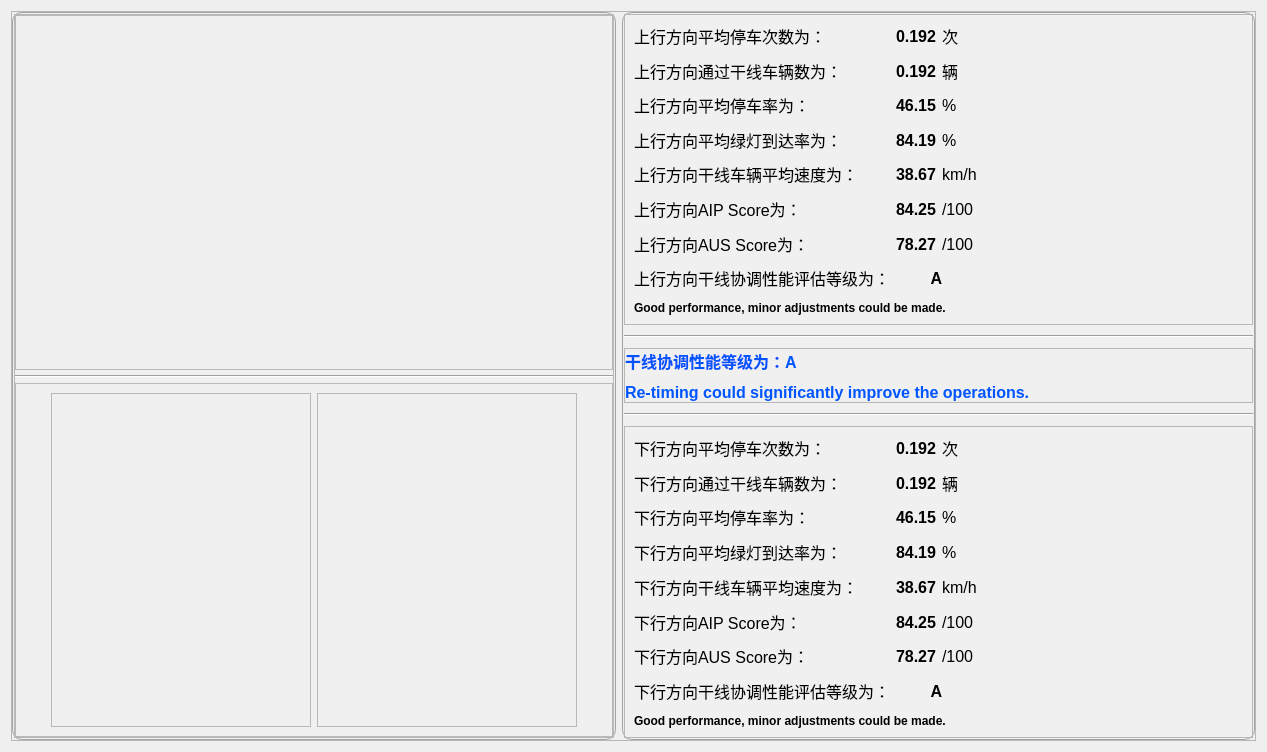
<?xml version="1.0" encoding="UTF-8"?>
<ui version="4.0">
 <class>Form</class>
 <widget class="QWidget" name="Form">
  <property name="geometry">
   <rect>
    <x>0</x>
    <y>0</y>
    <width>1264</width>
    <height>748</height>
   </rect>
  </property>
  <property name="windowTitle">
   <string>Form</string>
  </property>
  <property name="windowIcon">
   <iconset>
    <normaloff>../icon_main/result.png</normaloff>../icon_main/result.png</iconset>
  </property>
  <layout class="QVBoxLayout" name="verticalLayout_3">
   <item>
    <widget class="QFrame" name="frame">
     <property name="sizePolicy">
      <sizepolicy hsizetype="Expanding" vsizetype="Expanding">
       <horstretch>0</horstretch>
       <verstretch>0</verstretch>
      </sizepolicy>
     </property>
     <property name="minimumSize">
      <size>
       <width>1245</width>
       <height>730</height>
      </size>
     </property>
     <property name="maximumSize">
      <size>
       <width>16777215</width>
       <height>16777215</height>
      </size>
     </property>
     <property name="styleSheet">
      <string notr="true"/>
     </property>
     <property name="frameShape">
      <enum>QFrame::StyledPanel</enum>
     </property>
     <property name="frameShadow">
      <enum>QFrame::Raised</enum>
     </property>
     <layout class="QHBoxLayout" name="horizontalLayout">
      <property name="leftMargin">
       <number>0</number>
      </property>
      <property name="topMargin">
       <number>0</number>
      </property>
      <property name="rightMargin">
       <number>0</number>
      </property>
      <property name="bottomMargin">
       <number>0</number>
      </property>
      <item>
       <widget class="QFrame" name="frame_2">
        <property name="minimumSize">
         <size>
          <width>0</width>
          <height>0</height>
         </size>
        </property>
        <property name="styleSheet">
         <string notr="true">QFrame#frame_2 {
    border: 0.5px solid #a3a3a3; /* 默认边框颜色为黑色，边框宽度为2px */
    border-radius: 10px; /* 设置圆角半径为10px */
    padding: 1px; /* 内边距为5px */
    background-color: #f0f0f0; /* 背景颜色为浅灰色 */
}
</string>
        </property>
        <property name="frameShape">
         <enum>QFrame::StyledPanel</enum>
        </property>
        <property name="frameShadow">
         <enum>QFrame::Raised</enum>
        </property>
        <layout class="QVBoxLayout" name="verticalLayout">
         <property name="spacing">
          <number>0</number>
         </property>
         <property name="leftMargin">
          <number>0</number>
         </property>
         <property name="topMargin">
          <number>0</number>
         </property>
         <property name="rightMargin">
          <number>0</number>
         </property>
         <property name="bottomMargin">
          <number>0</number>
         </property>
         <item>
          <widget class="QFrame" name="frame_4">
           <property name="minimumSize">
            <size>
             <width>600</width>
             <height>50</height>
            </size>
           </property>
           <property name="maximumSize">
            <size>
             <width>1200</width>
             <height>16777215</height>
            </size>
           </property>
           <property name="frameShape">
            <enum>QFrame::StyledPanel</enum>
           </property>
           <property name="frameShadow">
            <enum>QFrame::Raised</enum>
           </property>
           <layout class="QVBoxLayout" name="verticalLayout_2">
            <property name="spacing">
             <number>5</number>
            </property>
            <property name="leftMargin">
             <number>0</number>
            </property>
            <property name="topMargin">
             <number>0</number>
            </property>
            <property name="rightMargin">
             <number>0</number>
            </property>
            <property name="bottomMargin">
             <number>0</number>
            </property>
            <item>
             <widget class="QFrame" name="frame_5">
              <property name="styleSheet">
               <string notr="true"/>
              </property>
              <property name="frameShape">
               <enum>QFrame::StyledPanel</enum>
              </property>
              <property name="frameShadow">
               <enum>QFrame::Raised</enum>
              </property>
              <layout class="QHBoxLayout" name="horizontalLayout_3">
               <item>
                <widget class="QLabel" name="label">
                 <property name="text">
                  <string/>
                 </property>
                 <property name="pixmap">
                  <pixmap>../csptlib/res/trajectory_diagram.png</pixmap>
                 </property>
                 <property name="scaledContents">
                  <bool>true</bool>
                 </property>
                </widget>
               </item>
              </layout>
             </widget>
            </item>
            <item>
             <widget class="Line" name="line_3">
              <property name="orientation">
               <enum>Qt::Horizontal</enum>
              </property>
             </widget>
            </item>
            <item>
             <widget class="QFrame" name="frame_6">
              <property name="frameShape">
               <enum>QFrame::StyledPanel</enum>
              </property>
              <property name="frameShadow">
               <enum>QFrame::Raised</enum>
              </property>
              <layout class="QHBoxLayout" name="horizontalLayout_2">
               <item>
                <widget class="QPushButton" name="pushButton">
                 <property name="minimumSize">
                  <size>
                   <width>20</width>
                   <height>80</height>
                  </size>
                 </property>
                 <property name="maximumSize">
                  <size>
                   <width>20</width>
                   <height>80</height>
                  </size>
                 </property>
                 <property name="styleSheet">
                  <string notr="true">QPushButton {
    border: 0px;   /* 边框的粗细，颜色 */
    border-radius: 15px;    /* 设置圆角半径 */
    padding: 2px 4px;  /* QFrame边框与内部其它部件的距离 */
    background-color: transparent;	/* 背景颜色透明 */
}

QPushButton:hover {
    background-color: rgba(255, 255, 255, 0.3); /* 悬停时的背景颜色 */
}

QPushButton:pressed {
    background-color: rgba(255, 255, 255, 0.5); /* 按下时的背景颜色 */
    border: 1px solid rgba(0, 0, 0, 0.5); /* 按下时的边框样式 */
}</string>
                 </property>
                 <property name="text">
                  <string/>
                 </property>
                 <property name="icon">
                  <iconset>
                   <normaloff>../icon_sub/turn_left.png</normaloff>../icon_sub/turn_left.png</iconset>
                 </property>
                 <property name="iconSize">
                  <size>
                   <width>32</width>
                   <height>32</height>
                  </size>
                 </property>
                 <property name="checkable">
                  <bool>false</bool>
                 </property>
                </widget>
               </item>
               <item>
                <widget class="QFrame" name="frame_7">
                 <property name="frameShape">
                  <enum>QFrame::StyledPanel</enum>
                 </property>
                 <property name="frameShadow">
                  <enum>QFrame::Raised</enum>
                 </property>
                 <layout class="QHBoxLayout" name="horizontalLayout_4">
                  <item>
                   <widget class="QLabel" name="label_2">
                    <property name="text">
                     <string/>
                    </property>
                    <property name="pixmap">
                     <pixmap>../csptlib/res/S1 purdue_inbound.png</pixmap>
                    </property>
                    <property name="scaledContents">
                     <bool>true</bool>
                    </property>
                   </widget>
                  </item>
                 </layout>
                </widget>
               </item>
               <item>
                <widget class="QFrame" name="frame_8">
                 <property name="frameShape">
                  <enum>QFrame::StyledPanel</enum>
                 </property>
                 <property name="frameShadow">
                  <enum>QFrame::Raised</enum>
                 </property>
                 <layout class="QHBoxLayout" name="horizontalLayout_5">
                  <item>
                   <widget class="QLabel" name="label_3">
                    <property name="text">
                     <string/>
                    </property>
                    <property name="pixmap">
                     <pixmap>../csptlib/res/S1 purdue_outbound.png</pixmap>
                    </property>
                    <property name="scaledContents">
                     <bool>true</bool>
                    </property>
                   </widget>
                  </item>
                 </layout>
                </widget>
               </item>
               <item>
                <widget class="QPushButton" name="pushButton_2">
                 <property name="minimumSize">
                  <size>
                   <width>20</width>
                   <height>80</height>
                  </size>
                 </property>
                 <property name="maximumSize">
                  <size>
                   <width>20</width>
                   <height>16777215</height>
                  </size>
                 </property>
                 <property name="styleSheet">
                  <string notr="true">QPushButton {
    border: 0px;   /* 边框的粗细，颜色 */
    border-radius: 15px;    /* 设置圆角半径 */
    padding: 2px 4px;  /* QFrame边框与内部其它部件的距离 */
    background-color: transparent;	/* 背景颜色透明 */
}

QPushButton:hover {
    background-color: rgba(255, 255, 255, 0.3); /* 悬停时的背景颜色 */
}

QPushButton:pressed {
    background-color: rgba(255, 255, 255, 0.5); /* 按下时的背景颜色 */
    border: 1px solid rgba(0, 0, 0, 0.5); /* 按下时的边框样式 */
}</string>
                 </property>
                 <property name="text">
                  <string/>
                 </property>
                 <property name="icon">
                  <iconset>
                   <normaloff>../icon_sub/turn_right.png</normaloff>../icon_sub/turn_right.png</iconset>
                 </property>
                 <property name="iconSize">
                  <size>
                   <width>32</width>
                   <height>32</height>
                  </size>
                 </property>
                </widget>
               </item>
              </layout>
             </widget>
            </item>
           </layout>
          </widget>
         </item>
        </layout>
       </widget>
      </item>
      <item>
       <widget class="QFrame" name="frame_3">
        <property name="minimumSize">
         <size>
          <width>450</width>
          <height>580</height>
         </size>
        </property>
        <property name="maximumSize">
         <size>
          <width>16777215</width>
          <height>16777215</height>
         </size>
        </property>
        <property name="styleSheet">
         <string notr="true">QFrame#frame_3 {
    border: 0.5px solid #a3a3a3; /* 默认边框颜色为黑色，边框宽度为2px */
    border-radius: 10px; /* 设置圆角半径为10px */
    padding: 1px; /* 内边距为5px */
    background-color: #f0f0f0; /* 背景颜色为浅灰色 */
}
</string>
        </property>
        <property name="frameShape">
         <enum>QFrame::StyledPanel</enum>
        </property>
        <property name="frameShadow">
         <enum>QFrame::Raised</enum>
        </property>
        <layout class="QVBoxLayout" name="verticalLayout_4">
         <property name="spacing">
          <number>10</number>
         </property>
         <property name="leftMargin">
          <number>0</number>
         </property>
         <property name="topMargin">
          <number>0</number>
         </property>
         <property name="rightMargin">
          <number>0</number>
         </property>
         <property name="bottomMargin">
          <number>0</number>
         </property>
         <item>
          <spacer name="verticalSpacer">
           <property name="orientation">
            <enum>Qt::Vertical</enum>
           </property>
           <property name="sizeHint" stdset="0">
            <size>
             <width>20</width>
             <height>40</height>
            </size>
           </property>
          </spacer>
         </item>
         <item>
          <widget class="QFrame" name="frame_9">
           <property name="minimumSize">
            <size>
             <width>0</width>
             <height>300</height>
            </size>
           </property>
           <property name="frameShape">
            <enum>QFrame::StyledPanel</enum>
           </property>
           <property name="frameShadow">
            <enum>QFrame::Raised</enum>
           </property>
           <layout class="QGridLayout" name="gridLayout">
            <item row="8" column="0">
             <widget class="QLabel" name="label_18">
              <property name="font">
               <font>
                <pointsize>12</pointsize>
               </font>
              </property>
              <property name="text">
               <string>上行方向干线车辆平均速度为：</string>
              </property>
             </widget>
            </item>
            <item row="4" column="1">
             <widget class="QLabel" name="inbound_stop_ratio">
              <property name="font">
               <font>
                <pointsize>12</pointsize>
                <bold>true</bold>
               </font>
              </property>
              <property name="text">
               <string>46.15</string>
              </property>
             </widget>
            </item>
            <item row="14" column="0">
             <widget class="QLabel" name="label_20">
              <property name="font">
               <font>
                <pointsize>12</pointsize>
               </font>
              </property>
              <property name="text">
               <string>上行方向干线协调性能评估等级为：</string>
              </property>
             </widget>
            </item>
            <item row="10" column="2">
             <widget class="QLabel" name="inbound_AUS_score">
              <property name="font">
               <font>
                <pointsize>12</pointsize>
               </font>
              </property>
              <property name="text">
               <string>/100</string>
              </property>
             </widget>
            </item>
            <item row="4" column="0">
             <widget class="QLabel" name="label_8">
              <property name="font">
               <font>
                <pointsize>12</pointsize>
               </font>
              </property>
              <property name="text">
               <string>上行方向平均停车率为：</string>
              </property>
             </widget>
            </item>
            <item row="6" column="1">
             <widget class="QLabel" name="inbound_POG">
              <property name="font">
               <font>
                <pointsize>12</pointsize>
                <bold>true</bold>
               </font>
              </property>
              <property name="text">
               <string>84.19</string>
              </property>
             </widget>
            </item>
            <item row="2" column="0">
             <widget class="QLabel" name="label_7">
              <property name="font">
               <font>
                <pointsize>12</pointsize>
               </font>
              </property>
              <property name="text">
               <string>上行方向通过干线车辆数为：</string>
              </property>
             </widget>
            </item>
            <item row="14" column="1" colspan="2">
             <widget class="QLabel" name="inbound_performance_grade">
              <property name="font">
               <font>
                <pointsize>12</pointsize>
                <bold>true</bold>
               </font>
              </property>
              <property name="text">
               <string>A</string>
              </property>
              <property name="alignment">
               <set>Qt::AlignCenter</set>
              </property>
             </widget>
            </item>
            <item row="1" column="0">
             <spacer name="verticalSpacer_4">
              <property name="orientation">
               <enum>Qt::Vertical</enum>
              </property>
              <property name="sizeHint" stdset="0">
               <size>
                <width>20</width>
                <height>40</height>
               </size>
              </property>
             </spacer>
            </item>
            <item row="6" column="2">
             <widget class="QLabel" name="label_12">
              <property name="font">
               <font>
                <pointsize>12</pointsize>
               </font>
              </property>
              <property name="text">
               <string>%</string>
              </property>
             </widget>
            </item>
            <item row="5" column="0">
             <spacer name="verticalSpacer_6">
              <property name="orientation">
               <enum>Qt::Vertical</enum>
              </property>
              <property name="sizeHint" stdset="0">
               <size>
                <width>20</width>
                <height>40</height>
               </size>
              </property>
             </spacer>
            </item>
            <item row="7" column="0">
             <spacer name="verticalSpacer_7">
              <property name="orientation">
               <enum>Qt::Vertical</enum>
              </property>
              <property name="sizeHint" stdset="0">
               <size>
                <width>20</width>
                <height>40</height>
               </size>
              </property>
             </spacer>
            </item>
            <item row="10" column="0">
             <widget class="QLabel" name="label_19">
              <property name="font">
               <font>
                <pointsize>12</pointsize>
               </font>
              </property>
              <property name="text">
               <string>上行方向AIP Score为：</string>
              </property>
             </widget>
            </item>
            <item row="8" column="2">
             <widget class="QLabel" name="label_17">
              <property name="font">
               <font>
                <pointsize>12</pointsize>
               </font>
              </property>
              <property name="text">
               <string>km/h</string>
              </property>
             </widget>
            </item>
            <item row="12" column="1">
             <widget class="QLabel" name="inbound_AUS_score_3">
              <property name="font">
               <font>
                <pointsize>12</pointsize>
                <bold>true</bold>
               </font>
              </property>
              <property name="text">
               <string>78.27</string>
              </property>
             </widget>
            </item>
            <item row="9" column="0">
             <spacer name="verticalSpacer_9">
              <property name="orientation">
               <enum>Qt::Vertical</enum>
              </property>
              <property name="sizeHint" stdset="0">
               <size>
                <width>20</width>
                <height>40</height>
               </size>
              </property>
             </spacer>
            </item>
            <item row="6" column="0">
             <widget class="QLabel" name="label_11">
              <property name="font">
               <font>
                <pointsize>12</pointsize>
               </font>
              </property>
              <property name="text">
               <string>上行方向平均绿灯到达率为：</string>
              </property>
             </widget>
            </item>
            <item row="12" column="2">
             <widget class="QLabel" name="inbound_AUS_score_2">
              <property name="font">
               <font>
                <pointsize>12</pointsize>
               </font>
              </property>
              <property name="text">
               <string>/100</string>
              </property>
             </widget>
            </item>
            <item row="2" column="2">
             <widget class="QLabel" name="label_9">
              <property name="font">
               <font>
                <pointsize>12</pointsize>
               </font>
              </property>
              <property name="text">
               <string>辆</string>
              </property>
             </widget>
            </item>
            <item row="10" column="1">
             <widget class="QLabel" name="inbound_AIP_score">
              <property name="font">
               <font>
                <pointsize>12</pointsize>
                <bold>true</bold>
               </font>
              </property>
              <property name="text">
               <string>84.25</string>
              </property>
             </widget>
            </item>
            <item row="8" column="1">
             <widget class="QLabel" name="inbound_ave_speed">
              <property name="font">
               <font>
                <pointsize>12</pointsize>
                <bold>true</bold>
               </font>
              </property>
              <property name="text">
               <string>38.67</string>
              </property>
             </widget>
            </item>
            <item row="13" column="0">
             <spacer name="verticalSpacer_11">
              <property name="orientation">
               <enum>Qt::Vertical</enum>
              </property>
              <property name="sizeHint" stdset="0">
               <size>
                <width>20</width>
                <height>40</height>
               </size>
              </property>
             </spacer>
            </item>
            <item row="0" column="3">
             <spacer name="horizontalSpacer">
              <property name="orientation">
               <enum>Qt::Horizontal</enum>
              </property>
              <property name="sizeHint" stdset="0">
               <size>
                <width>40</width>
                <height>20</height>
               </size>
              </property>
             </spacer>
            </item>
            <item row="0" column="0">
             <widget class="QLabel" name="label_4">
              <property name="font">
               <font>
                <pointsize>12</pointsize>
               </font>
              </property>
              <property name="text">
               <string>上行方向平均停车次数为：</string>
              </property>
             </widget>
            </item>
            <item row="11" column="0">
             <spacer name="verticalSpacer_10">
              <property name="orientation">
               <enum>Qt::Vertical</enum>
              </property>
              <property name="sizeHint" stdset="0">
               <size>
                <width>20</width>
                <height>40</height>
               </size>
              </property>
             </spacer>
            </item>
            <item row="4" column="2">
             <widget class="QLabel" name="label_10">
              <property name="font">
               <font>
                <pointsize>12</pointsize>
               </font>
              </property>
              <property name="text">
               <string>%</string>
              </property>
             </widget>
            </item>
            <item row="2" column="1">
             <widget class="QLabel" name="inbound_through_veh">
              <property name="font">
               <font>
                <pointsize>12</pointsize>
                <bold>true</bold>
               </font>
              </property>
              <property name="text">
               <string>0.192</string>
              </property>
             </widget>
            </item>
            <item row="3" column="0">
             <spacer name="verticalSpacer_5">
              <property name="orientation">
               <enum>Qt::Vertical</enum>
              </property>
              <property name="sizeHint" stdset="0">
               <size>
                <width>20</width>
                <height>40</height>
               </size>
              </property>
             </spacer>
            </item>
            <item row="0" column="1">
             <widget class="QLabel" name="in_bound_stop_times">
              <property name="font">
               <font>
                <pointsize>12</pointsize>
                <bold>true</bold>
               </font>
              </property>
              <property name="text">
               <string>0.192</string>
              </property>
             </widget>
            </item>
            <item row="12" column="0">
             <widget class="QLabel" name="label_21">
              <property name="font">
               <font>
                <pointsize>12</pointsize>
               </font>
              </property>
              <property name="text">
               <string>上行方向AUS Score为：</string>
              </property>
             </widget>
            </item>
            <item row="0" column="2">
             <widget class="QLabel" name="label_6">
              <property name="font">
               <font>
                <pointsize>12</pointsize>
               </font>
              </property>
              <property name="text">
               <string>次</string>
              </property>
             </widget>
            </item>
            <item row="16" column="0" colspan="3">
             <widget class="QLabel" name="inbound_description">
              <property name="text">
               <string>&lt;html&gt;&lt;head/&gt;&lt;body&gt;&lt;p&gt;&lt;span style=&quot; font-weight:700; color:#000000;&quot;&gt;Good performance, minor adjustments could be made.&lt;/span&gt;&lt;/p&gt;&lt;/body&gt;&lt;/html&gt;</string>
              </property>
             </widget>
            </item>
            <item row="15" column="0">
             <spacer name="verticalSpacer_8">
              <property name="orientation">
               <enum>Qt::Vertical</enum>
              </property>
              <property name="sizeHint" stdset="0">
               <size>
                <width>20</width>
                <height>40</height>
               </size>
              </property>
             </spacer>
            </item>
           </layout>
          </widget>
         </item>
         <item>
          <spacer name="verticalSpacer_2">
           <property name="orientation">
            <enum>Qt::Vertical</enum>
           </property>
           <property name="sizeHint" stdset="0">
            <size>
             <width>20</width>
             <height>40</height>
            </size>
           </property>
          </spacer>
         </item>
         <item>
          <widget class="Line" name="line_4">
           <property name="orientation">
            <enum>Qt::Horizontal</enum>
           </property>
          </widget>
         </item>
         <item>
          <widget class="QFrame" name="frame_11">
           <property name="frameShape">
            <enum>QFrame::StyledPanel</enum>
           </property>
           <property name="frameShadow">
            <enum>QFrame::Raised</enum>
           </property>
           <layout class="QGridLayout" name="gridLayout_3">
            <property name="leftMargin">
             <number>0</number>
            </property>
            <property name="topMargin">
             <number>0</number>
            </property>
            <property name="rightMargin">
             <number>0</number>
            </property>
            <property name="bottomMargin">
             <number>0</number>
            </property>
            <property name="horizontalSpacing">
             <number>0</number>
            </property>
            <property name="verticalSpacing">
             <number>10</number>
            </property>
            <item row="0" column="0">
             <widget class="QLabel" name="performance_grade">
              <property name="minimumSize">
               <size>
                <width>10</width>
                <height>0</height>
               </size>
              </property>
              <property name="font">
               <font>
                <pointsize>12</pointsize>
                <bold>true</bold>
               </font>
              </property>
              <property name="text">
               <string>&lt;html&gt;&lt;head/&gt;&lt;body&gt;&lt;p&gt;&lt;span style=&quot; color:#0055ff;&quot;&gt;干线协调性能等级为：A&lt;/span&gt;&lt;/p&gt;&lt;/body&gt;&lt;/html&gt;</string>
              </property>
              <property name="alignment">
               <set>Qt::AlignLeading|Qt::AlignLeft|Qt::AlignVCenter</set>
              </property>
             </widget>
            </item>
            <item row="1" column="0">
             <widget class="QLabel" name="description">
              <property name="minimumSize">
               <size>
                <width>0</width>
                <height>0</height>
               </size>
              </property>
              <property name="font">
               <font>
                <pointsize>12</pointsize>
               </font>
              </property>
              <property name="text">
               <string>&lt;html&gt;&lt;head/&gt;&lt;body&gt;&lt;p&gt;&lt;span style=&quot; font-weight:700; color:#0055ff;&quot;&gt;Re-timing could significantly improve the operations. &lt;/span&gt;&lt;/p&gt;&lt;/body&gt;&lt;/html&gt;</string>
              </property>
             </widget>
            </item>
           </layout>
          </widget>
         </item>
         <item>
          <widget class="Line" name="line">
           <property name="orientation">
            <enum>Qt::Horizontal</enum>
           </property>
          </widget>
         </item>
         <item>
          <widget class="QFrame" name="frame_10">
           <property name="minimumSize">
            <size>
             <width>0</width>
             <height>300</height>
            </size>
           </property>
           <property name="frameShape">
            <enum>QFrame::StyledPanel</enum>
           </property>
           <property name="frameShadow">
            <enum>QFrame::Raised</enum>
           </property>
           <layout class="QGridLayout" name="gridLayout_2">
            <item row="6" column="0">
             <widget class="QLabel" name="label_36">
              <property name="font">
               <font>
                <pointsize>12</pointsize>
               </font>
              </property>
              <property name="text">
               <string>下行方向平均绿灯到达率为：</string>
              </property>
             </widget>
            </item>
            <item row="5" column="0">
             <spacer name="verticalSpacer_14">
              <property name="orientation">
               <enum>Qt::Vertical</enum>
              </property>
              <property name="sizeHint" stdset="0">
               <size>
                <width>20</width>
                <height>40</height>
               </size>
              </property>
             </spacer>
            </item>
            <item row="0" column="3">
             <spacer name="horizontalSpacer_2">
              <property name="orientation">
               <enum>Qt::Horizontal</enum>
              </property>
              <property name="sizeHint" stdset="0">
               <size>
                <width>40</width>
                <height>20</height>
               </size>
              </property>
             </spacer>
            </item>
            <item row="7" column="0">
             <spacer name="verticalSpacer_16">
              <property name="orientation">
               <enum>Qt::Vertical</enum>
              </property>
              <property name="sizeHint" stdset="0">
               <size>
                <width>20</width>
                <height>40</height>
               </size>
              </property>
             </spacer>
            </item>
            <item row="2" column="1">
             <widget class="QLabel" name="outbound_through_veh">
              <property name="font">
               <font>
                <pointsize>12</pointsize>
                <bold>true</bold>
               </font>
              </property>
              <property name="text">
               <string>0.192</string>
              </property>
             </widget>
            </item>
            <item row="9" column="0">
             <spacer name="verticalSpacer_17">
              <property name="orientation">
               <enum>Qt::Vertical</enum>
              </property>
              <property name="sizeHint" stdset="0">
               <size>
                <width>20</width>
                <height>40</height>
               </size>
              </property>
             </spacer>
            </item>
            <item row="4" column="1">
             <widget class="QLabel" name="outbound_stop_ratio">
              <property name="font">
               <font>
                <pointsize>12</pointsize>
                <bold>true</bold>
               </font>
              </property>
              <property name="text">
               <string>46.15</string>
              </property>
             </widget>
            </item>
            <item row="6" column="2">
             <widget class="QLabel" name="label_26">
              <property name="font">
               <font>
                <pointsize>12</pointsize>
               </font>
              </property>
              <property name="text">
               <string>%</string>
              </property>
             </widget>
            </item>
            <item row="8" column="0">
             <widget class="QLabel" name="label_30">
              <property name="font">
               <font>
                <pointsize>12</pointsize>
               </font>
              </property>
              <property name="text">
               <string>下行方向干线车辆平均速度为：</string>
              </property>
             </widget>
            </item>
            <item row="16" column="0" colspan="3">
             <widget class="QLabel" name="outbound_description">
              <property name="text">
               <string>&lt;html&gt;&lt;head/&gt;&lt;body&gt;&lt;p&gt;&lt;span style=&quot; font-weight:700; color:#000000;&quot;&gt;Good performance, minor adjustments could be made.&lt;/span&gt;&lt;/p&gt;&lt;/body&gt;&lt;/html&gt;</string>
              </property>
             </widget>
            </item>
            <item row="10" column="1">
             <widget class="QLabel" name="outbound_AIP_score">
              <property name="font">
               <font>
                <pointsize>12</pointsize>
                <bold>true</bold>
               </font>
              </property>
              <property name="text">
               <string>84.25</string>
              </property>
             </widget>
            </item>
            <item row="0" column="2">
             <widget class="QLabel" name="label_37">
              <property name="font">
               <font>
                <pointsize>12</pointsize>
               </font>
              </property>
              <property name="text">
               <string>次</string>
              </property>
             </widget>
            </item>
            <item row="4" column="2">
             <widget class="QLabel" name="label_31">
              <property name="font">
               <font>
                <pointsize>12</pointsize>
               </font>
              </property>
              <property name="text">
               <string>%</string>
              </property>
             </widget>
            </item>
            <item row="14" column="1" colspan="2">
             <widget class="QLabel" name="outbound_performance_grade">
              <property name="font">
               <font>
                <pointsize>12</pointsize>
                <bold>true</bold>
               </font>
              </property>
              <property name="text">
               <string>A</string>
              </property>
              <property name="alignment">
               <set>Qt::AlignCenter</set>
              </property>
             </widget>
            </item>
            <item row="13" column="0">
             <spacer name="verticalSpacer_19">
              <property name="orientation">
               <enum>Qt::Vertical</enum>
              </property>
              <property name="sizeHint" stdset="0">
               <size>
                <width>20</width>
                <height>40</height>
               </size>
              </property>
             </spacer>
            </item>
            <item row="0" column="0">
             <widget class="QLabel" name="label_5">
              <property name="font">
               <font>
                <pointsize>12</pointsize>
               </font>
              </property>
              <property name="text">
               <string>下行方向平均停车次数为：</string>
              </property>
             </widget>
            </item>
            <item row="2" column="0">
             <widget class="QLabel" name="label_25">
              <property name="font">
               <font>
                <pointsize>12</pointsize>
               </font>
              </property>
              <property name="text">
               <string>下行方向通过干线车辆数为：</string>
              </property>
             </widget>
            </item>
            <item row="6" column="1">
             <widget class="QLabel" name="outbound_POG">
              <property name="font">
               <font>
                <pointsize>12</pointsize>
                <bold>true</bold>
               </font>
              </property>
              <property name="text">
               <string>84.19</string>
              </property>
             </widget>
            </item>
            <item row="4" column="0">
             <widget class="QLabel" name="label_34">
              <property name="font">
               <font>
                <pointsize>12</pointsize>
               </font>
              </property>
              <property name="text">
               <string>下行方向平均停车率为：</string>
              </property>
             </widget>
            </item>
            <item row="1" column="0">
             <spacer name="verticalSpacer_12">
              <property name="orientation">
               <enum>Qt::Vertical</enum>
              </property>
              <property name="sizeHint" stdset="0">
               <size>
                <width>20</width>
                <height>40</height>
               </size>
              </property>
             </spacer>
            </item>
            <item row="12" column="0">
             <widget class="QLabel" name="label_32">
              <property name="font">
               <font>
                <pointsize>12</pointsize>
               </font>
              </property>
              <property name="text">
               <string>下行方向AUS Score为：</string>
              </property>
             </widget>
            </item>
            <item row="11" column="0">
             <spacer name="verticalSpacer_18">
              <property name="orientation">
               <enum>Qt::Vertical</enum>
              </property>
              <property name="sizeHint" stdset="0">
               <size>
                <width>20</width>
                <height>40</height>
               </size>
              </property>
             </spacer>
            </item>
            <item row="8" column="2">
             <widget class="QLabel" name="label_33">
              <property name="font">
               <font>
                <pointsize>12</pointsize>
               </font>
              </property>
              <property name="text">
               <string>km/h</string>
              </property>
             </widget>
            </item>
            <item row="10" column="0">
             <widget class="QLabel" name="label_23">
              <property name="font">
               <font>
                <pointsize>12</pointsize>
               </font>
              </property>
              <property name="text">
               <string>下行方向AIP Score为：</string>
              </property>
             </widget>
            </item>
            <item row="0" column="1">
             <widget class="QLabel" name="out_bound_stop_times">
              <property name="font">
               <font>
                <pointsize>12</pointsize>
                <bold>true</bold>
               </font>
              </property>
              <property name="text">
               <string>0.192</string>
              </property>
             </widget>
            </item>
            <item row="3" column="0">
             <spacer name="verticalSpacer_13">
              <property name="orientation">
               <enum>Qt::Vertical</enum>
              </property>
              <property name="sizeHint" stdset="0">
               <size>
                <width>20</width>
                <height>40</height>
               </size>
              </property>
             </spacer>
            </item>
            <item row="14" column="0">
             <widget class="QLabel" name="label_24">
              <property name="font">
               <font>
                <pointsize>12</pointsize>
               </font>
              </property>
              <property name="text">
               <string>下行方向干线协调性能评估等级为：</string>
              </property>
             </widget>
            </item>
            <item row="12" column="2">
             <widget class="QLabel" name="inbound_AUS_score_5">
              <property name="font">
               <font>
                <pointsize>12</pointsize>
               </font>
              </property>
              <property name="text">
               <string>/100</string>
              </property>
             </widget>
            </item>
            <item row="10" column="2">
             <widget class="QLabel" name="inbound_AUS_score_6">
              <property name="font">
               <font>
                <pointsize>12</pointsize>
               </font>
              </property>
              <property name="text">
               <string>/100</string>
              </property>
             </widget>
            </item>
            <item row="2" column="2">
             <widget class="QLabel" name="label_29">
              <property name="font">
               <font>
                <pointsize>12</pointsize>
               </font>
              </property>
              <property name="text">
               <string>辆</string>
              </property>
             </widget>
            </item>
            <item row="8" column="1">
             <widget class="QLabel" name="outbound_ave_speed">
              <property name="font">
               <font>
                <pointsize>12</pointsize>
                <bold>true</bold>
               </font>
              </property>
              <property name="text">
               <string>38.67</string>
              </property>
             </widget>
            </item>
            <item row="12" column="1">
             <widget class="QLabel" name="outbound_AUS_score">
              <property name="font">
               <font>
                <pointsize>12</pointsize>
                <bold>true</bold>
               </font>
              </property>
              <property name="text">
               <string>78.27</string>
              </property>
             </widget>
            </item>
            <item row="15" column="0">
             <spacer name="verticalSpacer_15">
              <property name="orientation">
               <enum>Qt::Vertical</enum>
              </property>
              <property name="sizeHint" stdset="0">
               <size>
                <width>20</width>
                <height>40</height>
               </size>
              </property>
             </spacer>
            </item>
           </layout>
          </widget>
         </item>
         <item>
          <spacer name="verticalSpacer_3">
           <property name="orientation">
            <enum>Qt::Vertical</enum>
           </property>
           <property name="sizeHint" stdset="0">
            <size>
             <width>20</width>
             <height>40</height>
            </size>
           </property>
          </spacer>
         </item>
         <item>
          <spacer name="verticalSpacer_21">
           <property name="orientation">
            <enum>Qt::Vertical</enum>
           </property>
           <property name="sizeHint" stdset="0">
            <size>
             <width>20</width>
             <height>40</height>
            </size>
           </property>
          </spacer>
         </item>
        </layout>
       </widget>
      </item>
     </layout>
    </widget>
   </item>
  </layout>
 </widget>
 <resources/>
 <connections/>
</ui>
